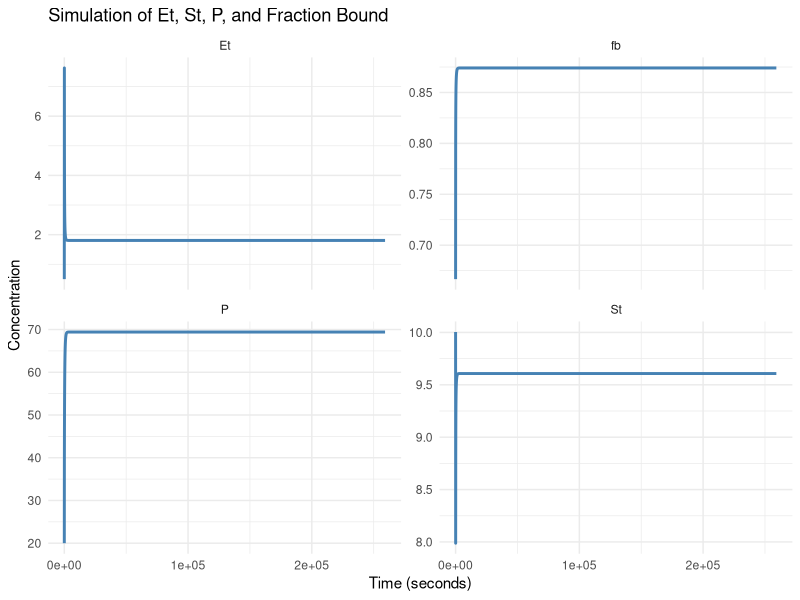
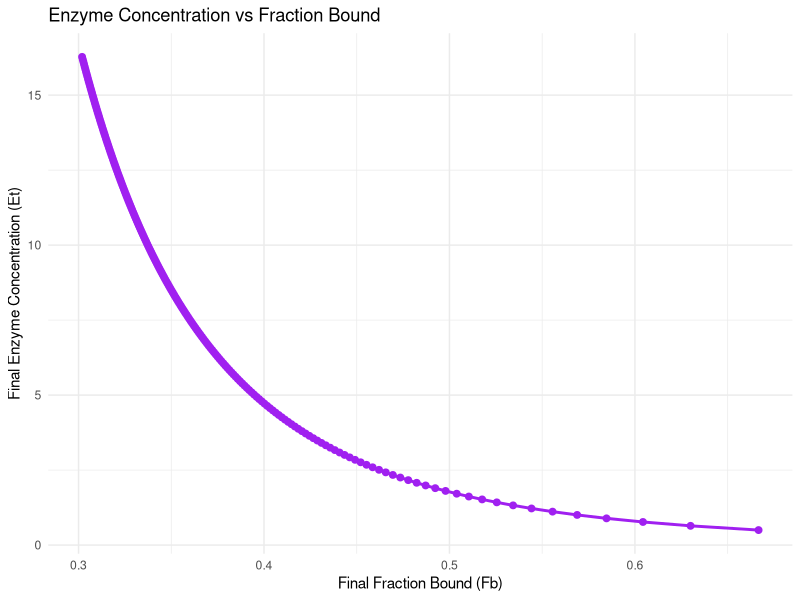

The R script that drew these images, in order:
# Load packages
rm(list=ls())

library(tidyverse)
library(deSolve)
library(ggpubr)

# Specify deSolve Model
model <- function(time, inits, theta) {
  with(as.list(c(inits, theta)), {
    
    # Enzyme-substrate complex with Fixaprob and Blocextra as competitive inhibitors
    ES = Et * St / ((Km * (1 + (Iblocextra / Kie_blocextra))) + St)
    
    # Free enzyme
    E = Et - ES
    
    # Free substrate
    #S = St - ES
    
    # Fraction bound
    fb = P / (P+Kd*(1+(Ifixaprob / Kie_fixaprob)))
    
    # Differential equations
    dEt = (Prode *  (fbss/fb)^n)- Kdege*E
    dSt = Prods - Kdegs * St - Kcat * ES
    dP = Kcat * ES - Kdegp * P
    
    # Return list of derivatives
    list(c(dEt, dSt, dP))
  })
}
# Known constants
Km = 1.25 * 1000  # pM
Kcat = 4  # /sec
Kdege = 1  # /sec
Kdegs = 0.1  # /sec (the substrate can only be eliminated by converting into product)
Kd = 10  # pM

# Concentrations measured at steady state
Pss = 20  # pmol/L
Sss = 10  # pmol/L
Etot_ss = 0.5  # pmol/L

# Calculated concentrations at SS

# Enzyme substrate complex at steady-state
ES_ss = Etot_ss * Sss / (Km + Sss)

# Free enzyme at steady state
E_ss = Etot_ss - ES_ss

# Calculated production and elimination rates
Prode = Kdege * E_ss  # Must equal free-enzyme elimination rate
Prods = Kdegs * Sss + Kcat * ES_ss  # Must equal free enzyme elimination rate + product formation rate
Kdegp = Kcat * ES_ss / Pss  # Calculate from steady-state condition for Product

fbss = Pss / (Pss + Kd)


# Initial conditions
inits = c(Et = Etot_ss,
          St = Sss + ES_ss,
          P = Pss)

# Parameters (theta)
theta <- c(
  Km = Km,
  Kcat = Kcat,
  Kdege = Kdege,
  Kdegs = Kdegs,
  Prode = Prode,
  Prods = Prods,
  Kdegp = Kdegp,
  Kie_fixaprob = 10,  # pM (Fixaprob binding affinity)
  Kie_blocextra = 1,  # pM (Blocextra binding affinity)
  Ifixaprob = 60,       # Initial Fixaprob concentration
  Iblocextra = 0,      # Initial Blocextra concentration
  Pss = Pss,
  n = 4.4,               # Feedback exponent
  Kd = Kd,
  fbss = fbss
)

# Simulation time (3 days in seconds)
tlast = 60 * 60 * 24 * 3  # 3 days in seconds
times <- seq(0, tlast, 60)  # Every 60 seconds

# Simulate the model
X <- data.frame(ode(inits, times, model, theta))

# Calculate fraction bound (use time column from X)
X <- X %>%
  mutate(fb = P / (Kd + P))  # Use Kd from theta

# Convert data to long format for ggplot
X_long <- X %>%
  pivot_longer(cols = c(Et, St, P, fb), 
               names_to = "Variable", 
               values_to = "Value")

# Plot with facet_wrap
ggplot(X_long, aes(x = time, y = Value)) +
  geom_line(color = "steelblue", size = 1) +
  facet_wrap(~ Variable, scales = "free_y") +
  labs(x = "Time (seconds)", y = "Concentration", title = "Simulation of Et, St, P, and Fraction Bound") +
  theme_minimal()



#=======================Part A================================

# Function to calculate fraction bound and enzyme concentration
calculate_fraction_bound <- function(fixaprob_concentration) {
  # Update Ifixaprob value in the theta list
  theta["Ifixaprob"] <- fixaprob_concentration
  # Simulate the model
  X <- data.frame(ode(inits, times, model, theta))
  
  # Calculate fraction bound
  X$fb <- X$P / (X$P+theta["Kd"]*(1+(theta["Ifixaprob"] / theta["Kie_fixaprob"])))
  
  # Get final fraction bound value (last time point)
  final_fb <- tail(X$fb, n = 1)
  
  # Get final Enzyme concentration value (last time point)
  final_Et <- tail(X$Et, n = 1)
  print(X$Et)
  # Return as a data frame row
  print(data.frame(fixaprob_concentration, final_fb, final_Et))
  return(data.frame(fixaprob_concentration, final_fb, final_Et))
}

# Create a sequence of Fixaprob concentrations to test
fixaprob_concentrations <- seq(0, 1000, by = 5)

#runs the function above with the list of fixaprob concentrations as inputs
results_list <- lapply(fixaprob_concentrations, calculate_fraction_bound)
#store results in dataframe
results <- bind_rows(results_list)

# Print the results
print(results)

# Plot
ggplot(results, aes(x = final_fb, y = final_Et)) +
  geom_line(color = "purple", size = 1) +
  geom_point(color = "purple", size = 2) +
  labs(
    x = "Final Fraction Bound (Fb)",
    y = "Final Enzyme Concentration (Et)",
    title = "Enzyme Concentration vs Fraction Bound"
  ) +
  theme_minimal()
